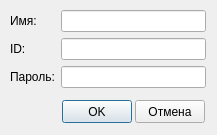
<?xml version="1.0" encoding="UTF-8"?>
<ui version="4.0">
 <class>Dialog</class>
 <widget class="QDialog" name="Dialog">
  <property name="geometry">
   <rect>
    <x>0</x>
    <y>0</y>
    <width>217</width>
    <height>135</height>
   </rect>
  </property>
  <property name="windowTitle">
   <string>АК: Добавить запись</string>
  </property>
  <property name="windowIcon">
   <iconset>
    <normaloff>img/microViewer.png</normaloff>img/microViewer.png</iconset>
  </property>
  <property name="modal">
   <bool>true</bool>
  </property>
  <widget class="QPushButton" name="pushButton_ok">
   <property name="geometry">
    <rect>
     <x>62</x>
     <y>100</y>
     <width>70</width>
     <height>23</height>
    </rect>
   </property>
   <property name="text">
    <string>OK</string>
   </property>
  </widget>
  <widget class="QPushButton" name="pushButton_cancel">
   <property name="geometry">
    <rect>
     <x>135</x>
     <y>100</y>
     <width>70</width>
     <height>23</height>
    </rect>
   </property>
   <property name="text">
    <string>Отмена</string>
   </property>
   <property name="autoDefault">
    <bool>false</bool>
   </property>
  </widget>
  <widget class="QWidget" name="formLayoutWidget">
   <property name="geometry">
    <rect>
     <x>10</x>
     <y>10</y>
     <width>201</width>
     <height>81</height>
    </rect>
   </property>
   <layout class="QFormLayout" name="formLayout">
    <property name="rightMargin">
     <number>5</number>
    </property>
    <item row="0" column="0">
     <widget class="QLabel" name="label_name">
      <property name="text">
       <string>Имя:</string>
      </property>
     </widget>
    </item>
    <item row="0" column="1">
     <widget class="QLineEdit" name="lineEdit_name">
      <property name="minimumSize">
       <size>
        <width>0</width>
        <height>22</height>
       </size>
      </property>
     </widget>
    </item>
    <item row="1" column="0">
     <widget class="QLabel" name="label_id">
      <property name="text">
       <string>ID:</string>
      </property>
     </widget>
    </item>
    <item row="1" column="1">
     <widget class="QLineEdit" name="lineEdit_id">
      <property name="minimumSize">
       <size>
        <width>0</width>
        <height>22</height>
       </size>
      </property>
     </widget>
    </item>
    <item row="2" column="0">
     <widget class="QLabel" name="label_pw">
      <property name="text">
       <string>Пароль:</string>
      </property>
     </widget>
    </item>
    <item row="2" column="1">
     <widget class="QLineEdit" name="lineEdit_pw">
      <property name="minimumSize">
       <size>
        <width>0</width>
        <height>22</height>
       </size>
      </property>
     </widget>
    </item>
   </layout>
  </widget>
 </widget>
 <resources/>
 <connections/>
</ui>
